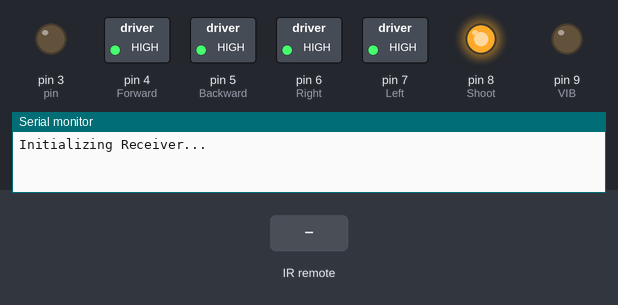
This sketch was run on a simulated SparkFun Pro Micro, built with avr-gcc and run on an emulated ATmega32U4. Shown: switched loads named in the sketch (green lamp = pin HIGH), output pins drawn as LEDs (lit = HIGH), the last lines printed to the serial monitor. Inputs (shaded band) come from the test bench. USB keyboard and mouse output is not drawn.

Above: at 1.4 s.
1.5 s: infrared code 0x1 received
At 2.7 s:
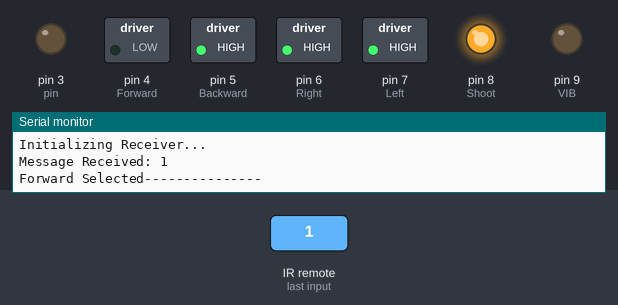
3.0 s: infrared code 0x2 received
At 4.0 s:
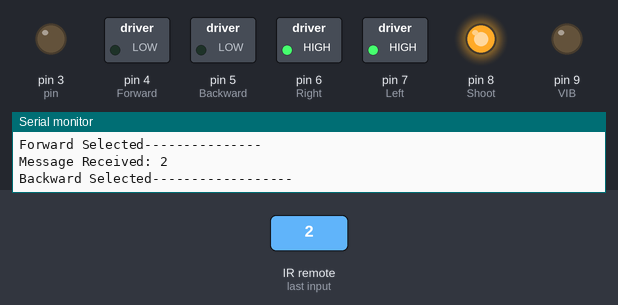
4.5 s: infrared code 0x3 received
At 4.58 s:
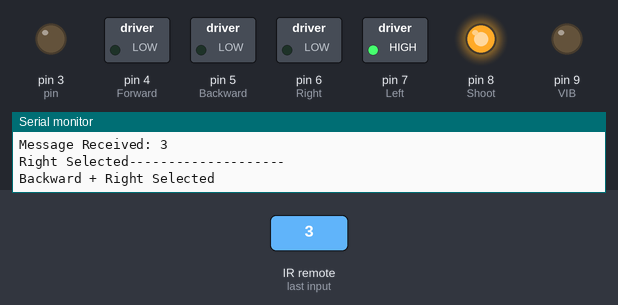
6.1 s: infrared code 0x4 received
At 6.4 s:
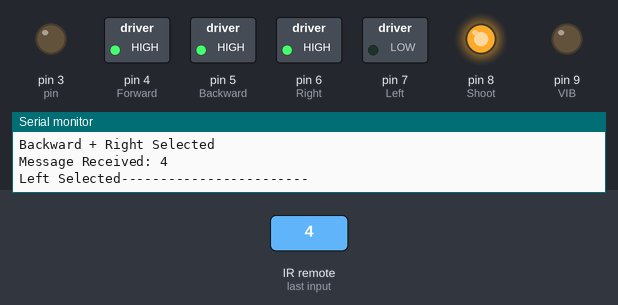
7.6 s: infrared code 0x5 received
At 8.7 s:
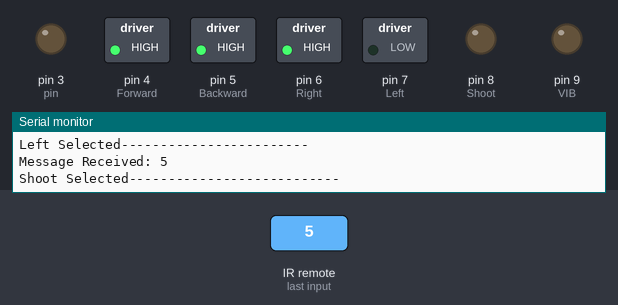
9.1 s: infrared code 0x6 received
At 10.2 s:
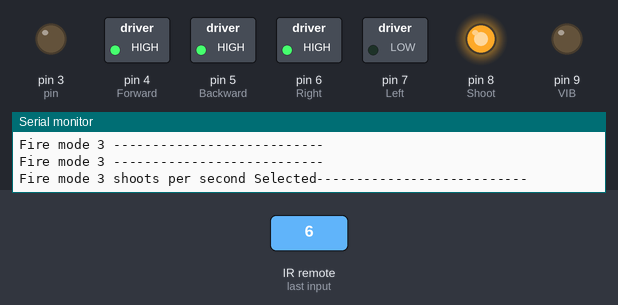
Timing chart, 0 to 12.1 s (numbered marks = the images above; inputs shaded):
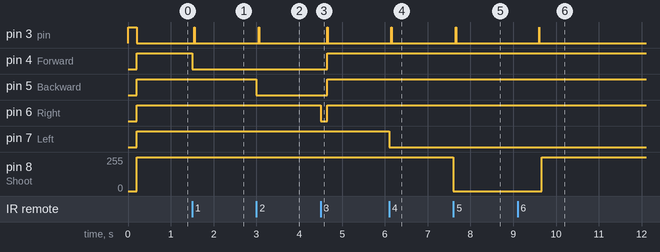

Measured:
- after the input at 1.5 s, pin 3 (pin): LOW → HIGH after 0.05 s, → LOW 0.01 s later; pin 4 (Forward): HIGH → LOW at once
- after the input at 3.0 s, pin 3 (pin): LOW → HIGH after 0.05 s, → LOW 0.01 s later; pin 5 (Backward): HIGH → LOW at once
- after the input at 4.5 s, pin 3 (pin): LOW → HIGH after 0.15 s, → LOW 0.01 s later; pin 4 (Forward), pin 5 (Backward): LOW → HIGH after 0.15 s; pin 6 (Right): HIGH → LOW at once, → HIGH 0.15 s later
- after the input at 6.1 s, pin 3 (pin): LOW → HIGH after 0.05 s, → LOW 0.01 s later; pin 7 (Left): HIGH → LOW at once
- after the input at 7.6 s, pin 3 (pin): LOW → HIGH after 0.05 s, → LOW 0.01 s later; pin 8 (Shoot): 255/255 → 0/255 at once
- after the input at 9.1 s, pin 3 (pin): LOW → HIGH after 0.50 s, → LOW 0.01 s later; pin 8 (Shoot): 0/255 → 254/255 after 0.57 s

The sketch:

Receiver_NEW.ino
```cpp
#include <RCSwitch.h>
#include <Joystick.h>

RCSwitch mySwitch = RCSwitch();

#define pin 3  // Pro Micro pin for LED blink and receiver status indication

// Define pin outputs for motor controls
#define Forward 4  // Forward movement pin
#define Backward 5 // Backward movement pin
#define Right 6    // Right movement pin
#define Left 7     // Left movement pin
#define Shoot 8    // Shoot action pin
#define VIB 9
int shootmode=0;
int lastCommand = 0; // Store the last received command
Joystick_ Joystick(JOYSTICK_DEFAULT_REPORT_ID, JOYSTICK_TYPE_GAMEPAD,
  16, 0,                  // Button Count, Hat Switch Count
  true, true, false,     // X and Y, but no Z Axis
  false, false, false,   // No Rx, Ry, or Rz
  false, false,          // No rudder or throttle
  false, false, false);

  //////////////////////////////////////--------MILLIS Delay for AutoFire -----------\\\\\\\\\\\\\\\\\\\\\\\\\\

 unsigned long prevmillis1=0;
 unsigned long interval1=200;
  unsigned long prevmillis2=0;                                //1
 unsigned long interval2=30;


 unsigned long interval1a=80;
                                                                //2
 unsigned long interval2a=30;

 int firecount=0;
 int vibration=0;
void setup() {
  // Initialize Serial communication
  Serial.begin(9600);
  // while (!Serial) {
  //   ; // Wait for the Serial port to connect. Needed for native USB port only.
  // }

  Serial.println("Initializing Receiver...");
  // Initialize Joystick
  Joystick.begin();
  Joystick.setXAxisRange(-1, 1);
  Joystick.setYAxisRange(-1, 1);

  // Initialize the LED pin for visual indication
  pinMode(pin, OUTPUT);
  digitalWrite(pin, LOW);

  // Blink on start to indicate the receiver is initializing
  digitalWrite(pin, HIGH);
  delay(200);
  digitalWrite(pin, LOW);

  // Initialize the motor output pins
  pinMode(Forward, OUTPUT);
  pinMode(Backward, OUTPUT);
  pinMode(Right, OUTPUT);
  pinMode(Left, OUTPUT);
  pinMode(Shoot, OUTPUT);
  pinMode(VIB, OUTPUT);

  // Set all motor pins to HIGH (inactive state)
  digitalWrite(Forward, HIGH);
  digitalWrite(Backward, HIGH);
  digitalWrite(Right, HIGH);
  digitalWrite(Left, HIGH);
  digitalWrite(Shoot, HIGH);
  digitalWrite(VIB, LOW);

  // Enable RF signal reception on interrupt 1 (pin 3 for Pro Micro)
  mySwitch.enableReceive(1);  // Use interrupt 1, which is pin 3 on the Pro Micro
}

void handleCommand(int command) {
  // Reset X and Y axes before setting
  Joystick.setXAxis(0);
  Joystick.setYAxis(0);

  // Handle received command by setting appropriate outputs and joystick positions
  switch (command) {
    case 1: // Forward
      Serial.println("Forward Selected---------------");
      digitalWrite(Forward, LOW);
      Joystick.setYAxis(-1);  // Move forward

      delay(50);
            if (command!=1){}
      break;

    case 2: // Backward
      Serial.println("Backward Selected------------------");
      digitalWrite(Backward, LOW);
      Joystick.setYAxis(1);   // Move backward

      delay(50);
      if (command!=2){}
      break;

    case 3: // Right
      Serial.println("Right Selected--------------------");
      digitalWrite(Right, LOW);
      Joystick.setXAxis(1);   // Move right

      delay(50);
      if (command!=3){}
      break;

    case 4: // Left
      Serial.println("Left Selected------------------------");
      digitalWrite(Left, LOW);
      Joystick.setXAxis(-1);  // Move left

      delay(50);
      if (command!=4){}
      break;

    case 5: // Shoot
      Serial.println("Shoot Selected---------------------------");
      digitalWrite(Shoot, LOW);
      Joystick.pressButton(1);  // Simulate shoot button press
      Vmotor(vibration,30 );

      delay(50);  // Shorter delay for button press
      if (command!=5){}
      break;

     case 6: // Shoot
      firecount++;
       Serial.println(firecount);
      Serial.println("Shoot Mode Changed");
      delay(500);
      break;


      case 7: // Shoot
      Joystick.pressButton(8);  // Simulate shoot button press
      delay(50);  // Shorter delay for button press
      Joystick.releaseButton(8);
      // vibration++;
      // Serial.println(vibration);
      Serial.println("Menu ");
      delay(500);
      break;

      case 8: // Shoot
      Joystick.pressButton(2);  // Simulate shoot button press
      delay(50);  // Shorter delay for button press
      Joystick.releaseButton(2);
      // vibration++;
      //  Serial.println(vibration);
      Serial.println("select ");
      delay(500);
      break;

      case 9:
      Serial.println("Direction_NULL ");
      Joystick.releaseButton(1);
      digitalWrite(Shoot, HIGH);


      Joystick.setXAxis(0);
      digitalWrite(Left, HIGH);


      Joystick.setXAxis(0);
      digitalWrite(Right, HIGH);

      Joystick.setYAxis(0);
      digitalWrite(Backward, HIGH);


      Joystick.setYAxis(0);
      digitalWrite(Forward, HIGH);
      break;

    default:
      Serial.println("Unknown command received");
      Joystick.setYAxis(0);
       Joystick.setXAxis(0);
      break;
  }

  // Handle combined commands (e.g., Forward + Right)
  if (lastCommand == 1 && command == 3) { // Forward + Right
    Serial.println("Forward + Right Selected");
    digitalWrite(Forward, LOW);
    digitalWrite(Right, LOW);
    Joystick.setYAxis(-1);  // Forward
    Joystick.setXAxis(1);   // Right
    delay(100);
  digitalWrite(Forward, HIGH);
  digitalWrite(Backward, HIGH);
  digitalWrite(Right, HIGH);
  digitalWrite(Left, HIGH);
  }

  else if (lastCommand == 1 && command == 4) { // Forward + Left
    Serial.println("Forward + Left Selected");
    digitalWrite(Forward, LOW);
    digitalWrite(Left, LOW);
    Joystick.setYAxis(-1);  // Forward
    Joystick.setXAxis(-1);  // Left
    delay(100);
  digitalWrite(Forward, HIGH);
  digitalWrite(Backward, HIGH);
  digitalWrite(Right, HIGH);
  digitalWrite(Left, HIGH);
  }

  else if (lastCommand == 2 && command == 3) { // Backward + Right
    Serial.println("Backward + Right Selected");
    digitalWrite(Backward, LOW);
    digitalWrite(Right, LOW);
    Joystick.setYAxis(1);   // Backward
    Joystick.setXAxis(1);   // Right
    delay(100);
  digitalWrite(Forward, HIGH);
  digitalWrite(Backward, HIGH);
  digitalWrite(Right, HIGH);
  digitalWrite(Left, HIGH);
  }

  else if (lastCommand == 2 && command == 4) { // Backward + Left
    Serial.println("Backward + Left Selected");
    digitalWrite(Backward, LOW);
    digitalWrite(Left, LOW);
    Joystick.setYAxis(1);   // Backward
    Joystick.setXAxis(-1);  // Left
    delay(100);
  digitalWrite(Forward, HIGH);
  digitalWrite(Backward, HIGH);
  digitalWrite(Right, HIGH);
  digitalWrite(Left, HIGH);
  }


  // Update the last command received
  lastCommand = command;
}

void loop() {
  if (mySwitch.available()) {
    // Receive the incoming message
    unsigned long receivedValue = mySwitch.getReceivedValue();

    if (receivedValue == 0) {
      Serial.println("Unknown encoding received, ignoring...");
    } else {
      // Print the received value for debugging
      Serial.print("Message Received: ");
      Serial.println(receivedValue);

      int currentCommand = (int)receivedValue; // Cast to int for easier handling

      // Handle the command
      handleCommand(currentCommand);
    }

    // Blink LED to indicate data reception
    digitalWrite(pin, HIGH);
    delay(10);  // Shorter delay for more responsiveness
    digitalWrite(pin, LOW);


    // Reset the switch after handling the received value
    mySwitch.resetAvailable();
    delay(10);
  }
  AutoF(firecount);
}


////////////////////////////----------------------VIBRATION MODES---------------\\\\\\\\\\\\\\\\\\\\\\\\\\\


void Vmotor(int A,unsigned long interval3a){
   if(A==1){
    Serial.println("Vibration Mode ON");
     digitalWrite(VIB, HIGH);

     unsigned long millis2=millis();
            if (millis2-prevmillis2>=interval3a)
              {
                digitalWrite(VIB, LOW);
                Serial.println("Vibration Executed ---------------------------");
                  millis2=prevmillis2;

              }

   }
   if(A==2){
       vibration= 0;
       Serial.println("Vibration Mode OFF-----------------");

   }
}

////////////////////////////----------------------AUTO FIRE MODES---------------\\\\\\\\\\\\\\\\\\\\\\\\\\\

void AutoF(int B){
  if (B==1)
    {
      Serial.println("Fire mode 3 shoots per second Selected---------------------------");

    for (int i = 0; i < 3; i++)
      {
      unsigned long millis1=millis();
      if (millis1-prevmillis1>=interval1)
          {
          unsigned long millis2=millis();
          Joystick.pressButton(1);
          digitalWrite(Shoot, LOW);
          Vmotor(vibration,30 );
            if (millis2-prevmillis2>=interval2)
              {  digitalWrite(Shoot, HIGH);
                Joystick.releaseButton(1);
                Serial.println("Fire mode 3 ---------------------------");
                  millis2=prevmillis2;
                  millis1=prevmillis1;
              }
          }
      }
    }
    if (B==2)
    {
      Serial.println("Fire mode 10 shoots per second Selected---------------------------");

    for (int i = 0; i < 10; i++)
      {
      unsigned long millis1=millis();
      if (millis1-prevmillis1>=interval1a)
          {
          unsigned long millis2=millis();
          Joystick.pressButton(1);
          digitalWrite(Shoot, LOW);
          Vmotor(vibration,30 );
            if (millis2-prevmillis2>=interval2a)
              { digitalWrite(Shoot, HIGH);
                Joystick.releaseButton(1);
                Serial.println("Fire mode 10 ---------------------------");
                  millis2=prevmillis2;
                  millis1=prevmillis1;
              }
          }
      }
    }
    if (B==3){
      firecount=0;
      Serial.println("Fire mode off ---------------------------");
    }

}


////////////////////////////----------------------LED_STRIP_MODES---------------\\\\\\\\\\\\\\\\\\\\\\\\\\\
```
